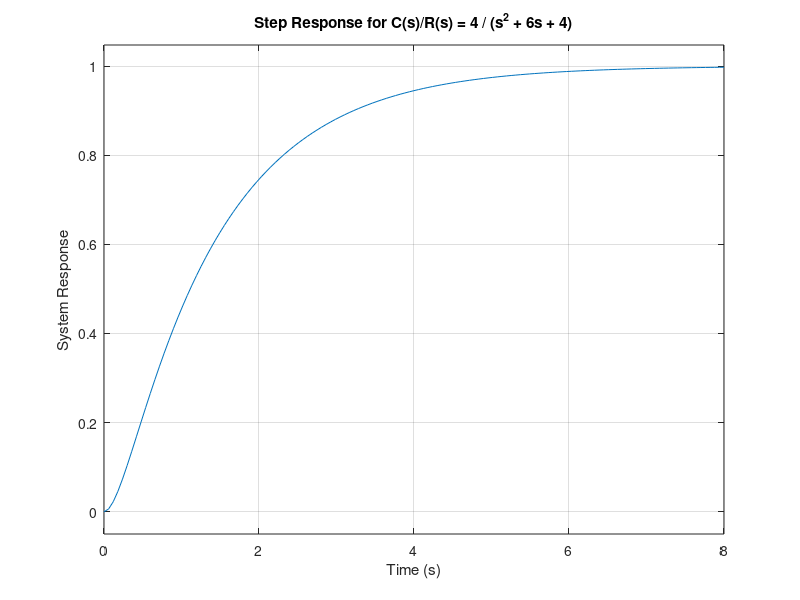

Write MATLAB code to recreate this figure. (Note: this script raises an error after producing the figure.)
% Problem2.m
% This script simulates the step response of a system defined by
% C(s)/R(s) = 4 / (s^2 + 6s + 4) for a unit step input.
% It computes the rise time, maximum overshoot, and settling time.

clc;            % Clear the command window
clear;          % Clear workspace variables
close all;      % Close all open figure windows

%% Define the Transfer Function
num = 4;                 % Numerator coefficient
den = [1 6 4];           % Denominator coefficients for s^2 + 6s + 4
sys = tf(num, den);      % Create the transfer function model

%% Simulate the Step Response
figure('Name','Unit Step Response');
step(sys);   % Plot the step response using the default style
grid on;
title('Step Response for C(s)/R(s) = 4 / (s^2 + 6s + 4)');
xlabel('Time (s)');
ylabel('System Response');


%% Compute Performance Metrics
% The stepinfo function calculates time-domain characteristics.
info = stepinfo(sys);

% Display the computed metrics:
fprintf('Rise Time: %.4f seconds\n', info.RiseTime);
fprintf('Maximum Overshoot: %.2f%%\n', info.Overshoot);
fprintf('Settling Time: %.4f seconds\n', info.SettlingTime);
